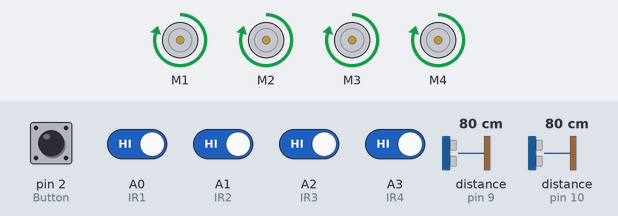
Simulated run of this sketch. Board: Arduino Uno, built with avr-gcc and run on an emulated ATmega328P. Parts: 4 × DC motor (green arrow = forward, orange = backward, longer = faster). The test bench sets the inputs (shaded band); at power-on: A0 (IR1), A1 (IR2), A2 (IR3), A3 (IR4), pin 2 (Button) HIGH, distance to the obstacle (sensors on pin 9, pin 10) 80 cm. The echo pulse lasts 58.3 µs per cm; random numbers use the default seed unless the sketch sets one.

Above: at 1.2 s.
1.3 s: A0 (IR1) driven LOW
At 1.7 s:
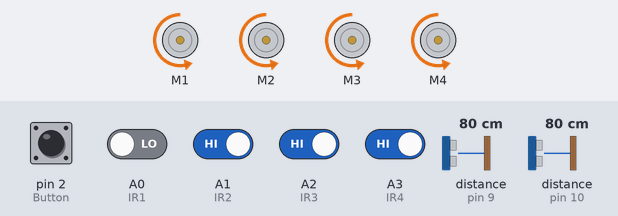
2.8 s: A2 (IR3) driven LOW
At 4.0 s:
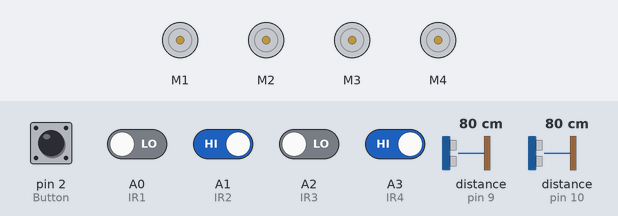
Timing chart, 0 to 5.8 s (numbered marks = the images above; inputs shaded):
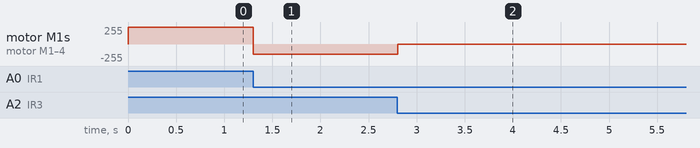

The sketch:

Tobias_002.ino
```cpp
#include "config.h"
/*-------------------------------------------------------------------------------------
                                     SETUP
  -------------------------------------------------------------------------------------*/
void setup()
{
  //Serial.begin(9600);

  pinMode(IR1, INPUT);
  pinMode(IR2, INPUT);
  pinMode(IR3, INPUT);
  pinMode(IR4, INPUT);

  pinMode(Button, INPUT);

  Timer1.initialize(3000); // set a timer of length 100000 microseconds (or 0.1 sec - or 10Hz )
  Timer1.attachInterrupt( timerIsr ); // attach the service routine here

  attachInterrupt(digitalPinToInterrupt(Button),  changeState, FALLING);
}

/*-------------------------------------------------------------------------------------
                                     LOOP
  -------------------------------------------------------------------------------------*/


void loop()
{
  modeSumo();
  hunting();
  controleTempo();
}
```

Interrupt.ino
```cpp
/*-------------------------------------------------------------------------------------
                                     LOOP
-------------------------------------------------------------------------------------*/
void timerIsr()
{
  enableIR = 1;
  temporizador++;
  tempo++;
}
void changeState()
{
  //flags = flags | B10000000;
}
```

Sumo.ino
```cpp
/*-------------------------------------------------------------------------------------
                                       Sumô
-------------------------------------------------------------------------------------*/
void modeSumo()
{
  switch (mode)
  {
    case -1:
      parado();
      break;
    case 0:
      frente(250, 250, 250, 250);
      mode = 4;
      break;
    case 1:
      tras(150, 150, 150, 150);
      mode = 5;
      break;
    case 2:
      direita(150, 150, 150, 150);
      mode = 6;
      break;
    case 3:
      esquerda(150, 150, 150, 150);
      mode = 6;
      break;
    default:
      if(enableIR == 1)
      {
        checkIR();
        enableIR = 0;
      }
      if (temporizador >= 25)
      {
        checkSonar();
        temporizador = 0;
        difSonor = valSonar1 -  valSonar2;
      }
      break;
  }
}
/*-------------------------------------------------------------------------------------
                                Verificação dos IR
-------------------------------------------------------------------------------------*/
void hunting()
{
  if ( (flags & B00000001) && (flags & B00000010)) { // se os dois IR  da frente ativaram
    diresq = -1;
    mode = 1;
    flags = flags & B11111100;
    tempo = 0;
  }
  else if (flags & B00000001) { // se somente o IR1
    diresq = 0;
    mode = 1;
    flags = flags & B11111110;
    tempo = 0;
  }
  else if (flags & B00000010) { //se somente o IR2
    diresq = 0;
    mode = 1;
    flags = flags & B11111101;
    tempo = 0;
  }
  /*if (flags & B0000100) {
    flags = flags & B11111011;
  }
  if (flags & B00001000) {
    flags = flags & B11110111;
  }*/
  if(flags & B00001111)
  {
    mode = -1;
  }

  /*while (valSonar1 >= DISTANCE && valSonar2 >= DISTANCE) {
    checkSonar();
    direita(150, 150, 150, 150);
  }
  if (difSonor <= 5) {
    frente(250, 250, 250, 250);
  }*/
}
/*-------------------------------------------------------------------------------------
                                Verificação dos IR
-------------------------------------------------------------------------------------*/
void controleTempo()
{
  switch (mode)
  {
    case 0:
      break;
    case 1:
    case 5:
      if(tempo >= 83)
      {
        if (diresq == -1)
        {
          if(random(999)%2 == 0)
          {
            mode = 2;
          }
          else
          {
            mode = 3;
          }
        }
        else if (diresq == 0)
        {
          mode = 2;
        }
        else
        {
          mode = 3;
        }
        tempo = 0;
      }
      break;
    case 2:
    case 3:
    case 6:
      if(tempo >= 166)
      {
        mode = 0;
        tempo = 0;
      }
      break;
    default :
      break;
  }
}
/*-------------------------------------------------------------------------------------
                                Verificação dos IR
-------------------------------------------------------------------------------------*/
void checkIR()
{
  int IRValue1,IRValue2,IRValue3,IRValue4;
  // --- Leitura das entradas analogicas ---
  IRValue1 = digitalRead(IR1);
  IRValue2 = digitalRead(IR2);
  IRValue3 = digitalRead(IR3);
  IRValue4 = digitalRead(IR4);
  // --- Se IR estiver detectando o branco enão ativa seu respectivo bit ---
  if(IRValue1 == 0) flags = flags | B00000001;
  if(IRValue2 == 0) flags = flags | B00000010;
  if(IRValue3 == 0) flags = flags | B00000100;
  if(IRValue4 == 0) flags = flags | B00001000;
}
/*-------------------------------------------------------------------------------------
                          Verificação dos Ultrassonicos
-------------------------------------------------------------------------------------*/
void checkSonar()
{
  valSonar1 = sonar1.ping_cm();
  valSonar2 = sonar2.ping_cm();
  if(valSonar1 <= DISTANCE) flags = flags | B00010000;
  if(valSonar2 <= DISTANCE) flags = flags | B00100000;
}
```

engineControl.ino
```cpp
/*-------------------------------------------------------------------------------------
                          Aceleração para frente
-------------------------------------------------------------------------------------*/
void frente(char vel1,char vel2,char vel3,char vel4)
{
  motor1.setSpeed(vel1); //Seleciona velocidade atual
  motor1.run(FORWARD);
  motor2.setSpeed(vel2); //Seleciona velocidade atual
  motor2.run(FORWARD);
  motor3.setSpeed(vel3); //Seleciona velocidade atual
  motor3.run(FORWARD);
  motor4.setSpeed(vel4); //Seleciona velocidade atual
  motor4.run(FORWARD);
}
void tras(char vel1,char vel2,char vel3,char vel4)
{
  motor1.setSpeed(vel1); //Seleciona velocidade atual
  motor1.run(BACKWARD);
  motor2.setSpeed(vel2); //Seleciona velocidade atual
  motor2.run(BACKWARD);
  motor3.setSpeed(vel3); //Seleciona velocidade atual
  motor3.run(BACKWARD);
  motor4.setSpeed(vel4); //Seleciona velocidade atual
  motor4.run(BACKWARD);
}
void direita(char vel1, char vel2, char vel3, char vel4)
{
  motor1.run(FORWARD);
  motor1.setSpeed(vel1);
  motor2.run(FORWARD);
  motor2.setSpeed(vel2);
  motor3.run(BACKWARD);
  motor3.setSpeed(vel3);
  motor4.run(BACKWARD);
  motor4.setSpeed(vel4);
}
void esquerda(char vel1, char vel2, char vel3, char vel4)
{
  motor1.run(BACKWARD);
  motor1.setSpeed(vel1);
  motor2.run(BACKWARD);
  motor2.setSpeed(vel2);
  motor3.run(FORWARD);
  motor3.setSpeed(vel3);
  motor4.run(FORWARD);
  motor4.setSpeed(vel4);
}

void parado()
{
   motor1.run(RELEASE);
   motor2.run(RELEASE);
   motor3.run(RELEASE);
   motor4.run(RELEASE);
}
```

main.ino
```cpp
/*-------------------------------------------------------------------------------------
                                     Start
-------------------------------------------------------------------------------------*/
void start()
{
  /*
  switch (modeOp) {
    case -1:
      //robo em modo teste
    case 0:
      //robo em modo espera
    case 1:
      //robo em modo combate Sumô
      modeSumo();
  }
  */
}
```

config.h
```cpp
/*
       ________hs-02________
      | IR3            IR4 |
  M1  |        u2          |  M4
      |                    |
      |                    |
      |                    |
      |                    |
  M2  |         u1         |  M3
      |_IR2____________IR1_|
          S1          S2
      flags - | |Button|U2|U1|IR4|IR3|IR2|IR1|
*/
/*-------------------------------------------------------------------------------------
                                     BIBLIOTECAS
-------------------------------------------------------------------------------------*/
#include <AFMotor.h>
#include <NewPing.h>
#include <TimerOne.h>
/*---------------------1----------------------------------------------------------------
                                     DEFINE
-------------------------------------------------------------------------------------*/
// --- define de controle ---
#define MAX_DISTANCE 60 // Maximum distance we want to ping for (in centimeters). Maximum sensor distance is rated at 400-500cm.
#define WHITE 500
#define DISTANCE 55 //Trocar para 55

// --- Seleção dos Motores ---
AF_DCMotor motor1(1); //Seleção do Motor 1
AF_DCMotor motor2(2); //Seleção do Motor 1
AF_DCMotor motor3(3); //Seleção do Motor 1
AF_DCMotor motor4(4); //Seleção do Motor 1

// --- Seleção dos Ultrassonicos ---
#define SONAR1  9  // Arduino pin tied to both trigger and echo pins on the ultrasonic sensor.
#define SONAR2  10  // Arduino pin tied to both trigger and echo pins on the ultrasonic sensor.
// --- Inicialização dos Ultrassonicos ---
NewPing sonar1(SONAR1, SONAR1, MAX_DISTANCE); // NewPing setup of pin and maximum distance.
NewPing sonar2(SONAR2, SONAR2, MAX_DISTANCE); // NewPing setup of pin and maximum distance.
// --- Seleção dos Infra Vermelhos
#define IR1 A0
#define IR2 A1
#define IR3 A2
#define IR4 A3

// Seleção do Botão
#define Button 2

//Flag que habilita a verificação dos IR
unsigned char enableIR = 0;
int temporizador = 0;
unsigned int tempo =0;
/*-------------------------------------------------------------------------------------
                                     FLAGS
-------------------------------------------------------------------------------------*/
// --- Controle ---
char mode = 0;
char diresq = -1;
static byte flags = 0;
int inicio = 1; // variavel que da o inicio dos motores (para frente)
// --- Variaveis de armazenamento da distancia dos sonares ---
unsigned char valSonar1 = 0;
unsigned char valSonar2 = 0;
int difSonor = 0;
```

Measured:
- after the input at 1.3 s, motor M1–4: forward 250/255 → backward 150/255 at once
- after the input at 2.8 s, motor M1–4: backward 150/255 → stopped at once
